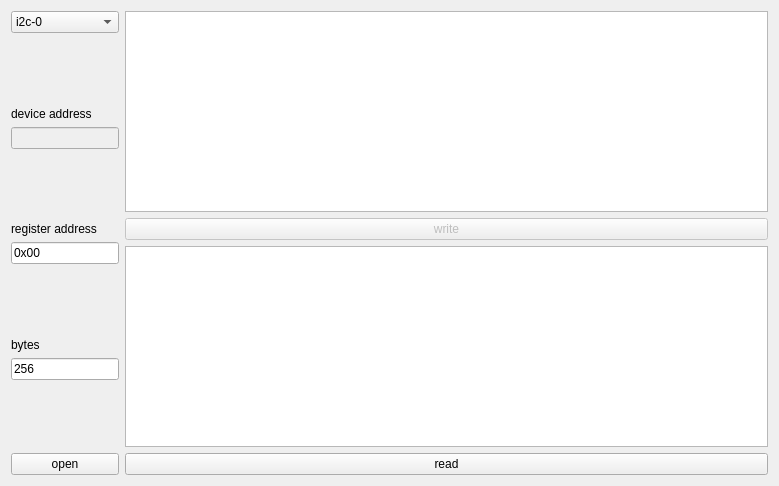
<?xml version="1.0" encoding="UTF-8"?>
<ui version="4.0">
 <class>Eeprom</class>
 <widget class="QWidget" name="Eeprom">
  <property name="geometry">
   <rect>
    <x>0</x>
    <y>0</y>
    <width>779</width>
    <height>486</height>
   </rect>
  </property>
  <property name="windowTitle">
   <string>MainWindow</string>
  </property>
  <layout class="QGridLayout" name="gridLayout_2">
   <item row="0" column="0">
    <layout class="QGridLayout" name="gridLayout">
     <item row="0" column="0">
      <layout class="QVBoxLayout" name="verticalLayout">
       <item>
        <widget class="QComboBox" name="comboBox_dev">
         <property name="sizePolicy">
          <sizepolicy hsizetype="Preferred" vsizetype="Fixed">
           <horstretch>0</horstretch>
           <verstretch>0</verstretch>
          </sizepolicy>
         </property>
         <item>
          <property name="text">
           <string>i2c-0</string>
          </property>
         </item>
         <item>
          <property name="text">
           <string>i2c-1</string>
          </property>
         </item>
         <item>
          <property name="text">
           <string>i2c-2</string>
          </property>
         </item>
         <item>
          <property name="text">
           <string>i2c-3</string>
          </property>
         </item>
        </widget>
       </item>
       <item>
        <spacer name="verticalSpacer_4">
         <property name="orientation">
          <enum>Qt::Vertical</enum>
         </property>
         <property name="sizeHint" stdset="0">
          <size>
           <width>20</width>
           <height>40</height>
          </size>
         </property>
        </spacer>
       </item>
       <item>
        <widget class="QLabel" name="label_2">
         <property name="text">
          <string>device address</string>
         </property>
        </widget>
       </item>
       <item>
        <widget class="QLineEdit" name="lineEdit_addr">
         <property name="enabled">
          <bool>false</bool>
         </property>
         <property name="sizePolicy">
          <sizepolicy hsizetype="Maximum" vsizetype="Fixed">
           <horstretch>0</horstretch>
           <verstretch>0</verstretch>
          </sizepolicy>
         </property>
         <property name="text">
          <string/>
         </property>
        </widget>
       </item>
       <item>
        <spacer name="verticalSpacer">
         <property name="orientation">
          <enum>Qt::Vertical</enum>
         </property>
         <property name="sizeHint" stdset="0">
          <size>
           <width>20</width>
           <height>40</height>
          </size>
         </property>
        </spacer>
       </item>
       <item>
        <widget class="QLabel" name="label_3">
         <property name="text">
          <string>register address</string>
         </property>
        </widget>
       </item>
       <item>
        <widget class="QLineEdit" name="lineEdit_reg">
         <property name="enabled">
          <bool>true</bool>
         </property>
         <property name="sizePolicy">
          <sizepolicy hsizetype="Maximum" vsizetype="Fixed">
           <horstretch>0</horstretch>
           <verstretch>0</verstretch>
          </sizepolicy>
         </property>
         <property name="text">
          <string>0x00</string>
         </property>
        </widget>
       </item>
       <item>
        <spacer name="verticalSpacer_2">
         <property name="orientation">
          <enum>Qt::Vertical</enum>
         </property>
         <property name="sizeHint" stdset="0">
          <size>
           <width>20</width>
           <height>40</height>
          </size>
         </property>
        </spacer>
       </item>
       <item>
        <widget class="QLabel" name="label_4">
         <property name="text">
          <string>bytes</string>
         </property>
        </widget>
       </item>
       <item>
        <widget class="QLineEdit" name="lineEdit_len">
         <property name="sizePolicy">
          <sizepolicy hsizetype="Maximum" vsizetype="Fixed">
           <horstretch>0</horstretch>
           <verstretch>0</verstretch>
          </sizepolicy>
         </property>
         <property name="text">
          <string>256</string>
         </property>
        </widget>
       </item>
       <item>
        <spacer name="verticalSpacer_3">
         <property name="orientation">
          <enum>Qt::Vertical</enum>
         </property>
         <property name="sizeHint" stdset="0">
          <size>
           <width>20</width>
           <height>40</height>
          </size>
         </property>
        </spacer>
       </item>
       <item>
        <widget class="QPushButton" name="pushButton_open">
         <property name="sizePolicy">
          <sizepolicy hsizetype="Preferred" vsizetype="Fixed">
           <horstretch>0</horstretch>
           <verstretch>0</verstretch>
          </sizepolicy>
         </property>
         <property name="text">
          <string>open</string>
         </property>
        </widget>
       </item>
      </layout>
     </item>
     <item row="0" column="1">
      <layout class="QVBoxLayout" name="verticalLayout_2">
       <item>
        <widget class="QTextEdit" name="textEdit_write">
         <property name="html">
          <string>&lt;!DOCTYPE HTML PUBLIC &quot;-//W3C//DTD HTML 4.0//EN&quot; &quot;http://www.w3.org/TR/REC-html40/strict.dtd&quot;&gt;
&lt;html&gt;&lt;head&gt;&lt;meta name=&quot;qrichtext&quot; content=&quot;1&quot; /&gt;&lt;style type=&quot;text/css&quot;&gt;
p, li { white-space: pre-wrap; }
&lt;/style&gt;&lt;/head&gt;&lt;body style=&quot; font-family:'Ubuntu'; font-size:11pt; font-weight:400; font-style:normal;&quot;&gt;
&lt;p style=&quot;-qt-paragraph-type:empty; margin-top:0px; margin-bottom:0px; margin-left:0px; margin-right:0px; -qt-block-indent:0; text-indent:0px;&quot;&gt;&lt;br /&gt;&lt;/p&gt;&lt;/body&gt;&lt;/html&gt;</string>
         </property>
        </widget>
       </item>
       <item>
        <widget class="QPushButton" name="pushButton_write">
         <property name="enabled">
          <bool>false</bool>
         </property>
         <property name="text">
          <string>write</string>
         </property>
        </widget>
       </item>
       <item>
        <widget class="QTextEdit" name="textEdit_read"/>
       </item>
       <item>
        <widget class="QPushButton" name="pushButton_read">
         <property name="text">
          <string>read</string>
         </property>
        </widget>
       </item>
      </layout>
     </item>
    </layout>
   </item>
  </layout>
 </widget>
 <layoutdefault spacing="6" margin="11"/>
 <resources/>
 <connections/>
</ui>
